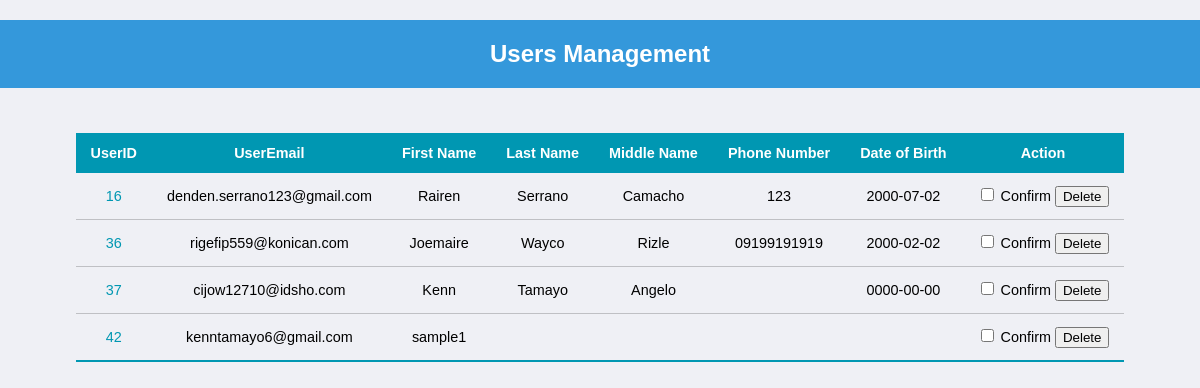
Screenshot of /user_management.php with the database file from the repository.
### tables this page shows
CREATE TABLE `account_details` (
  `account_id` int(11) NOT NULL,
  `UserID` int(11) DEFAULT NULL,
  `first_name` varchar(50) DEFAULT NULL,
  `last_name` varchar(50) DEFAULT NULL,
  `middle_name` varchar(50) DEFAULT NULL,
  `email` varchar(50) DEFAULT NULL,
  `phone_number` varchar(11) DEFAULT NULL,
  `date_of_birth` date DEFAULT NULL
);

CREATE TABLE `users` (
  `UserID` int(11) NOT NULL,
  `name` varchar(50) NOT NULL,
  `email` varchar(50) NOT NULL,
  `password` varchar(50) NOT NULL,
  `password_creation_date` date DEFAULT NULL,
  `code` text NOT NULL,
  `profile_picture` varchar(50) NOT NULL,
  `time_log_in` timestamp NULL DEFAULT NULL,
  `time_log_out` timestamp NULL DEFAULT NULL
);

### html/user_management.php (the view, shortened to what this page needs)
<!DOCTYPE html>
<html lang="en">
<head>
    <link rel="stylesheet" href="../css/style.css">
</head>
<body>
  <h2 class="newbook_header">Users Management</h2>
  <?php
include("dbconnect.php");
if (isset($_GET['userID'])) {
    $selectedUserID = $_GET['userID'];
    $sql = "SELECT u.UserID, u.email AS userEmail, ad.first_name, ad.last_name, ad.middle_name, ad.phone_number, ad.date_of_birth
            FROM users u
            JOIN account_details ad ON u.UserID = ad.UserID
            WHERE u.UserID = $selectedUserID";
    $result = mysqli_query($dbconnect, $sql);
    if ($result) {
        ?>
        <form method='post'>
            <div class="dashboard_container">
                <table class="dashboard_table">
                    <thead>
                        <tr>
                            <th>UserID</th>
                            <th>UserEmail</th>
                            <th>First Name</th>
                            <th>Last Name</th>
                            <th>Middle Name</th>
                            <th>Phone Number</th>
                            <th>Date of Birth</th>
                            <th>Action</th>
                        </tr>
                    </thead>
                    <tbody>
                        <?php
                        while ($row = mysqli_fetch_assoc($result)) {
                            ?>
                            <tr>
                                <td><a class="userid_link" href='borrowedbooks_management.php?userID=<?php echo $row['UserID']; ?>'><?php echo $row['UserID']; ?></a></td>
                                <td><?php echo $row['userEmail']; ?></td>
                                <td><?php echo $row['first_name']; ?></td>
                                <td><?php echo $row['last_name']; ?></td>
                                <td><?php echo $row['middle_name']; ?></td>
                                <td><?php echo $row['phone_number']; ?></td>
                                <td><?php echo $row['date_of_birth']; ?></td>
                                <td>
                                    <input type='checkbox' name='confirm_delete' value='on'> Confirm
                                    <button type='submit' name='delete_user' value='<?php echo $row['UserID']; ?>'>Delete</button>
                                </td>
                            </tr>
                            <?php
                        }
                        ?>
                    </tbody>
                </table>
            </div>
        </form>
        <?php
    } else {
        echo "Error: " . mysqli_error($dbconnect);
    }
} else {
    $sqlAllUsers = "SELECT u.UserID, u.email AS userEmail, ad.first_name, ad.last_name, ad.middle_name, ad.phone_number, ad.date_of_birth
                    FROM users u
                    JOIN account_details ad ON u.UserID = ad.UserID";
    $resultAllUsers = mysqli_query($dbconnect, $sqlAllUsers);
    if ($resultAllUsers) {
        ?>
        <form method='post'>
            <div class="dashboard_container">
                <table class="dashboard_table">
                    <thead>
                        <tr>
                            <th>UserID</th>
                            <th>UserEmail</th>
                            <th>First Name</th>
                            <th>Last Name</th>
                            <th>Middle Name</th>
                            <th>Phone Number</th>
                            <th>Date of Birth</th>
                            <th>Action</th>
                        </tr>
                    </thead>
                    <tbody>
                        <?php
                        while ($rowAllUsers = mysqli_fetch_assoc($resultAllUsers)) {
                            ?>
                            <tr>
                                <td><a class="userid_link" href='borrowedbooks_management.php?userID=<?php echo $rowAllUsers['UserID']; ?>'><?php echo $rowAllUsers['UserID']; ?></a></td>
                                <td><?php echo $rowAllUsers['userEmail']; ?></td>
                                <td><?php echo $rowAllUsers['first_name']; ?></td>
                                <td><?php echo $rowAllUsers['last_name']; ?></td>
                                <td><?php echo $rowAllUsers['middle_name']; ?></td>
                                <td><?php echo $rowAllUsers['phone_number']; ?></td>
                                <td><?php echo $rowAllUsers['date_of_birth']; ?></td>
                                <td>
                                    <input type='checkbox' name='confirm_delete' value='on'> Confirm
                                    <button type='submit' name='delete_user' value='<?php echo $rowAllUsers['UserID']; ?>'>Delete</button>
                                </td>
                            </tr>
                            <?php
                        }
                        ?>
                    </tbody>
                </table>
            </div>
        </form>
        <?php
    } else {
        echo "Error: " . mysqli_error($dbconnect);
    }
}
?>
</body>
</html>

### css/style.css (style rules this page uses)
* { font-family: 'Poppins', sans-serif; }
body,html, :root { min-height: 100%; background-color: #EFF0F5; padding: 0; margin: 0; font-family: Poppins, sans-serif; font-size: 1em; }
.dashboard_container, .usermanagement_container { display: flex; justify-content: center; align-items: center; }
.dashboard_table { border-collapse: collapse; margin: 25px 0; font-size: .9em; min-width: 400px; }
.dashboard_table thead tr { background-color: #0097B2; color: #FFF; text-align: center; font-weight: bold; }
.dashboard_table th, .dashboard_table td { padding: 12px 15px; text-align: center; }
.dashboard_table tbody tr { border-bottom: 1px solid rgba(0, 0, 0, 0.2); }
.dashboard_table tbody tr:last-of-type { border-bottom: 2px solid #0097B2; }
.userid_link { text-decoration: none; color: #0097B2; }
.newbook_header { background-color: #3498db; color: #fff; text-align: center; padding: 20px; }

### rows the page displays
account_details: UserID.UserID "16", UserID.email "denden.serrano123@gmail.com", first_name "Rairen", last_name "Serrano", middle_name "Camacho", phone_number "123", date_of_birth "2000-07-02"
account_details: UserID.UserID "36", UserID.email "rigefip559@konican.com", first_name "Joemaire", last_name "Wayco", middle_name "Rizle", phone_number "09199191919", date_of_birth "2000-02-02"
account_details: UserID.UserID "37", UserID.email "cijow12710@idsho.com", first_name "Kenn", last_name "Tamayo", middle_name "Angelo", date_of_birth "0000-00-00"
account_details: UserID.UserID "42", UserID.email "kenntamayo6@gmail.com", first_name "sample1"
